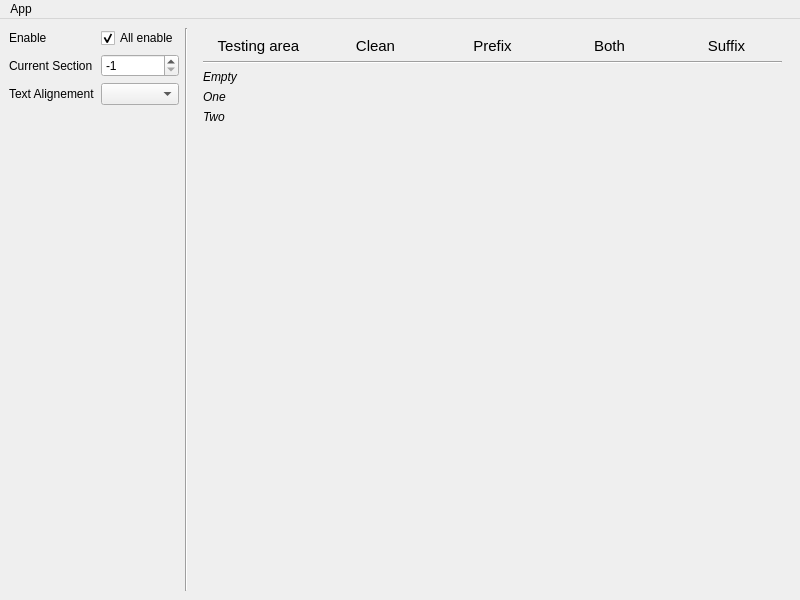
<?xml version="1.0" encoding="UTF-8"?>
<ui version="4.0">
 <class>MainWindow</class>
 <widget class="QMainWindow" name="MainWindow">
  <property name="geometry">
   <rect>
    <x>0</x>
    <y>0</y>
    <width>800</width>
    <height>600</height>
   </rect>
  </property>
  <widget class="QWidget" name="centralwidget">
   <layout class="QHBoxLayout" name="horizontalLayout_2" stretch="0,0,1">
    <item>
     <layout class="QFormLayout" name="formLayout">
      <item row="0" column="0">
       <widget class="QLabel" name="label_6">
        <property name="text">
         <string>Enable</string>
        </property>
       </widget>
      </item>
      <item row="0" column="1">
       <widget class="QCheckBox" name="checkEnable">
        <property name="text">
         <string>All enable</string>
        </property>
        <property name="checked">
         <bool>true</bool>
        </property>
       </widget>
      </item>
      <item row="1" column="0">
       <widget class="QLabel" name="label_9">
        <property name="text">
         <string>Current Section</string>
        </property>
       </widget>
      </item>
      <item row="1" column="1">
       <widget class="QSpinBox" name="spinCurrentSection">
        <property name="minimum">
         <number>-1</number>
        </property>
        <property name="maximum">
         <number>100</number>
        </property>
        <property name="value">
         <number>-1</number>
        </property>
       </widget>
      </item>
      <item row="2" column="0">
       <widget class="QLabel" name="label_10">
        <property name="text">
         <string>Text Alignement</string>
        </property>
       </widget>
      </item>
      <item row="2" column="1">
       <widget class="QComboBox" name="comboTextAlign"/>
      </item>
     </layout>
    </item>
    <item>
     <widget class="Line" name="line_5">
      <property name="orientation">
       <enum>Qt::Vertical</enum>
      </property>
     </widget>
    </item>
    <item>
     <widget class="QWidget" name="rightideWidget" native="true">
      <layout class="QVBoxLayout" name="verticalLayout_6">
       <item>
        <layout class="QVBoxLayout" name="verticalLayout_2">
         <item>
          <layout class="QHBoxLayout" name="horizontalLayout" stretch="1,1,1,1,1">
           <item>
            <widget class="QLabel" name="label_5">
             <property name="font">
              <font>
               <pointsize>11</pointsize>
              </font>
             </property>
             <property name="text">
              <string>Testing area</string>
             </property>
             <property name="alignment">
              <set>Qt::AlignCenter</set>
             </property>
            </widget>
           </item>
           <item>
            <widget class="QLabel" name="label">
             <property name="font">
              <font>
               <pointsize>11</pointsize>
              </font>
             </property>
             <property name="text">
              <string>Clean</string>
             </property>
             <property name="alignment">
              <set>Qt::AlignCenter</set>
             </property>
            </widget>
           </item>
           <item>
            <widget class="QLabel" name="label_2">
             <property name="font">
              <font>
               <pointsize>11</pointsize>
              </font>
             </property>
             <property name="text">
              <string>Prefix</string>
             </property>
             <property name="alignment">
              <set>Qt::AlignCenter</set>
             </property>
            </widget>
           </item>
           <item>
            <widget class="QLabel" name="label_3">
             <property name="font">
              <font>
               <pointsize>11</pointsize>
              </font>
             </property>
             <property name="text">
              <string>Both</string>
             </property>
             <property name="alignment">
              <set>Qt::AlignCenter</set>
             </property>
            </widget>
           </item>
           <item>
            <widget class="QLabel" name="label_4">
             <property name="font">
              <font>
               <pointsize>11</pointsize>
              </font>
             </property>
             <property name="text">
              <string>Suffix</string>
             </property>
             <property name="alignment">
              <set>Qt::AlignCenter</set>
             </property>
            </widget>
           </item>
          </layout>
         </item>
         <item>
          <widget class="Line" name="line_9">
           <property name="orientation">
            <enum>Qt::Horizontal</enum>
           </property>
          </widget>
         </item>
        </layout>
       </item>
       <item>
        <layout class="QHBoxLayout" name="horizontalLayout_3" stretch="1,1,1,1,1">
         <item>
          <widget class="QLabel" name="label_7">
           <property name="font">
            <font>
             <italic>true</italic>
            </font>
           </property>
           <property name="text">
            <string>Empty</string>
           </property>
          </widget>
         </item>
         <item>
          <widget class="QMultiSpinBox" name="qmspbR1C1" native="true"/>
         </item>
         <item>
          <widget class="QMultiSpinBox" name="qmspbR1C2" native="true"/>
         </item>
         <item>
          <widget class="QMultiSpinBox" name="qmspbR1C3" native="true"/>
         </item>
         <item>
          <widget class="QMultiSpinBox" name="qmspbR1C4" native="true"/>
         </item>
        </layout>
       </item>
       <item>
        <layout class="QHBoxLayout" name="horizontalLayout_4" stretch="1,1,1,1,1">
         <item>
          <widget class="QLabel" name="label_8">
           <property name="font">
            <font>
             <italic>true</italic>
            </font>
           </property>
           <property name="text">
            <string>One</string>
           </property>
          </widget>
         </item>
         <item>
          <widget class="QMultiSpinBox" name="qmspbR2C1" native="true"/>
         </item>
         <item>
          <widget class="QMultiSpinBox" name="qmspbR2C2" native="true"/>
         </item>
         <item>
          <widget class="QMultiSpinBox" name="qmspbR2C3" native="true"/>
         </item>
         <item>
          <widget class="QMultiSpinBox" name="qmspbR2C4" native="true"/>
         </item>
        </layout>
       </item>
       <item>
        <layout class="QHBoxLayout" name="horizontalLayout_5" stretch="1,1,1,1,1">
         <item>
          <widget class="QLabel" name="label_11">
           <property name="font">
            <font>
             <italic>true</italic>
            </font>
           </property>
           <property name="text">
            <string>Two</string>
           </property>
          </widget>
         </item>
         <item>
          <widget class="QMultiSpinBox" name="qmspbR3C1" native="true"/>
         </item>
         <item>
          <widget class="QMultiSpinBox" name="qmspbR3C2" native="true"/>
         </item>
         <item>
          <widget class="QMultiSpinBox" name="qmspbR3C3" native="true"/>
         </item>
         <item>
          <widget class="QMultiSpinBox" name="qmspbR3C4" native="true"/>
         </item>
        </layout>
       </item>
       <item>
        <layout class="QHBoxLayout" name="horizontalLayout_6" stretch="1,1,1,1,1">
         <item>
          <widget class="QLabel" name="label_12">
           <property name="font">
            <font>
             <italic>true</italic>
            </font>
           </property>
           <property name="text">
            <string/>
           </property>
          </widget>
         </item>
         <item>
          <widget class="QMultiSpinBox" name="qmspbR4C1" native="true"/>
         </item>
         <item>
          <widget class="QMultiSpinBox" name="qmspbR4C2" native="true"/>
         </item>
         <item>
          <widget class="QMultiSpinBox" name="qmspbR4C3" native="true"/>
         </item>
         <item>
          <widget class="QMultiSpinBox" name="qmspbR4C4" native="true"/>
         </item>
        </layout>
       </item>
       <item>
        <spacer name="verticalSpacer">
         <property name="orientation">
          <enum>Qt::Vertical</enum>
         </property>
         <property name="sizeHint" stdset="0">
          <size>
           <width>20</width>
           <height>40</height>
          </size>
         </property>
        </spacer>
       </item>
       <item>
        <widget class="Line" name="line_4">
         <property name="orientation">
          <enum>Qt::Vertical</enum>
         </property>
        </widget>
       </item>
      </layout>
     </widget>
    </item>
   </layout>
  </widget>
  <widget class="QMenuBar" name="menubar">
   <property name="geometry">
    <rect>
     <x>0</x>
     <y>0</y>
     <width>800</width>
     <height>27</height>
    </rect>
   </property>
   <widget class="QMenu" name="menuApp">
    <property name="title">
     <string>App</string>
    </property>
    <addaction name="actionQuit"/>
   </widget>
   <addaction name="menuApp"/>
  </widget>
  <action name="actionQuit">
   <property name="icon">
    <iconset theme="gtk-quit">
     <normaloff/>
    </iconset>
   </property>
   <property name="text">
    <string>Quit</string>
   </property>
   <property name="shortcut">
    <string>Ctrl+Q</string>
   </property>
  </action>
 </widget>
 <customwidgets>
  <customwidget>
   <class>QMultiSpinBox</class>
   <extends>QWidget</extends>
   <header location="global">QMultiSpinBox</header>
   <container>1</container>
  </customwidget>
 </customwidgets>
 <resources/>
 <connections/>
</ui>
